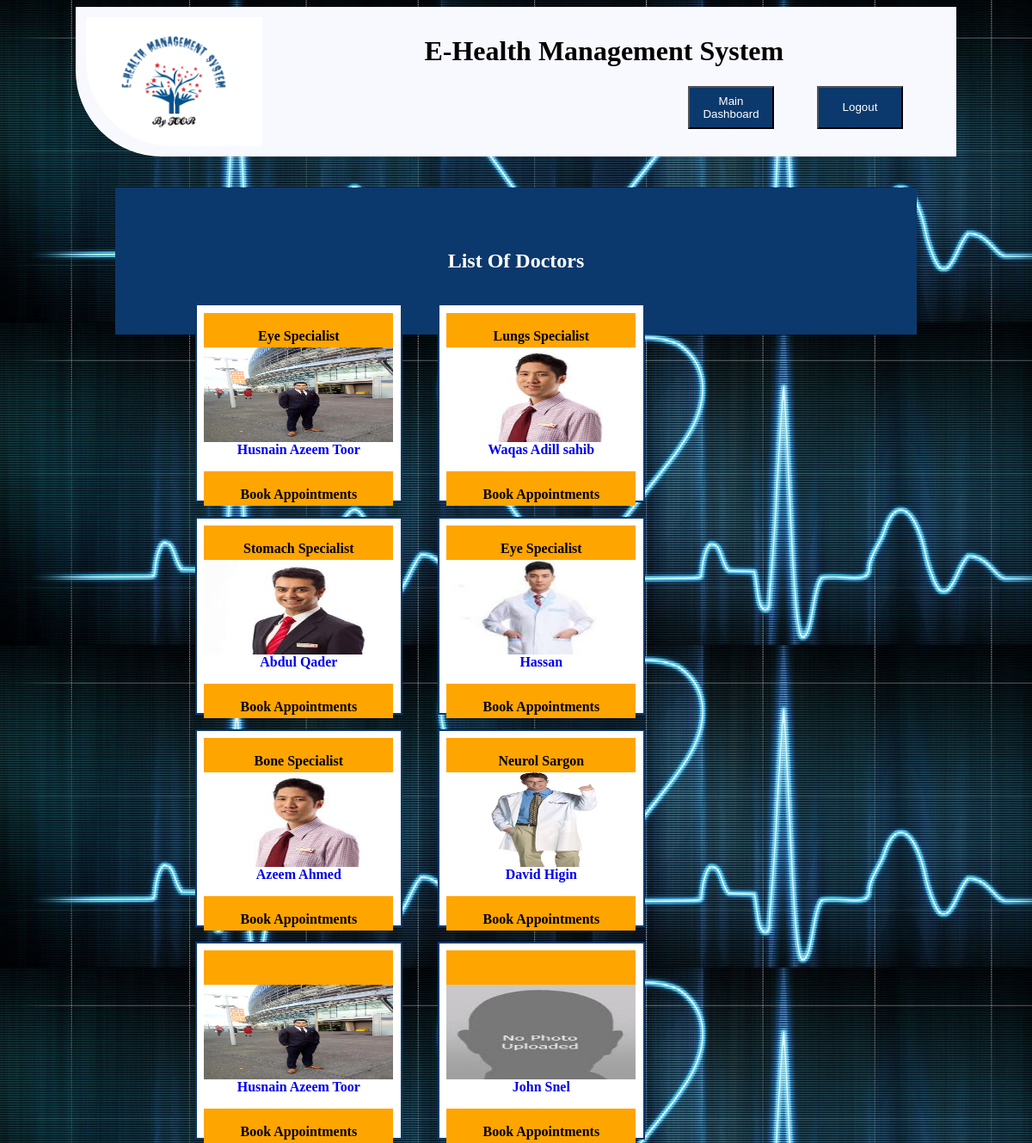
The app's page /doctorlist.php (signed in) with its own data.
### tables this page shows
CREATE TABLE `user` (
  `UserId` int(100) NOT NULL,
  `UserName` varchar(100) NOT NULL,
  `UserGender` varchar(100) NOT NULL,
  `UserEmail` varchar(100) NOT NULL,
  `UserPassword` varchar(100) NOT NULL,
  `UserNumber` int(100) NOT NULL,
  `UserDiscription` varchar(100) NOT NULL,
  `UserAddress` varchar(100) NOT NULL,
  `UserType` varchar(100) NOT NULL,
  `UserImage` varchar(100) NOT NULL,
  `UserStatus` varchar(100) NOT NULL
);

### doctorlist.php (the view, shortened to what this page needs)
<html>
<head>
<link rel="stylesheet" type="text/css" href="index.css">
<link rel="stylesheet" type="text/css" href="dashboard.css">
</head>
    <center><body background="images/background.jpg">
                <header>
                         <div id="header-div1">
                                <img src="images/e-logo.png" id="heaader-logo">
	                            <h1 style="font-family:Brush Script MT;">E-Health Management System</h1>
								<a href="logout.php"><button Style="background-color:#0b396d; width:100px; height:50px; float:right; color:white; margin-right:50px;">Logout</button></a>
							    <a href="Patientdashboard.php"><button Style="background-color:#0b396d; width:100px; height:50px; float:right; color:white; margin-right:50px;">Main Dashboard</button></a>
	                    </div>
                </header><br><br>
<?php
require('DbConnectionNew.php');
 echo'<div id="dashboard-main-div" class="dashboard-main-div" style="background-color:#0b396d; color:white;">	';
		 echo'<h2>List Of Doctors</h2>';
	$sql = "SELECT * FROM `user` WHERE UserType = 'doctor'";
    $result = mysqli_query($conn, $sql);
if (mysqli_num_rows($result) > 0) {
	  while($row = mysqli_fetch_assoc($result)){
	      echo'<a href="bookappointment.php?id='. $row["UserId"].'"><div id="dashboard-divs" style="width:220;height:210; ">
		         <div style="width:220;height:40; background-color:orange; color:black;"><br><b>'. $row["UserDiscription"].'</b></div>
	             <img id="dashboard-img" src="images/'.$row["UserImage"].'" style="width:220;height:110;"><br><br>
                 <p><b>'. $row["UserName"].'</b><br> <div style="width:220;height:40; background-color:orange; color:black;"><br><b>Book Appointments</b></div></p>
	         </div></a>';
	  }
    }
	     echo'</div>';
	?>
            </body>
</html>

### index.css (style rules this page uses)
body { background-color: white ; }
#header-div1 { border: 2px solid white; padding: 10px; border-bottom-left-radius: 100px 100px; height: 150; width: 1000px; background-color: GhostWhite ; }
#heaader-logo { float:left; height:150; border-bottom-left-radius: 100px 100px; }

### dashboard.css (style rules this page uses)
.dashboard-main-div { background-color:white; width:70%; height:auto; border: 2px solid #0b396d; padding:50px; }
#dashboard-divs { background-color:white; width:auto; height:auto; border: 2px solid #0b396d; position:relative; float:left; margin-left:5%; margin-top:2%; padding:1%; }
#dashboard-img { width:160px; height:120px; float:left; }

### records on screen
user: UserDiscription "Eye Specialist", UserImage (picture), UserName "Husnain Azeem Toor"
user: UserDiscription "Lungs Specialist", UserImage (picture), UserName "Waqas Adill sahib"
user: UserDiscription "Stomach Specialist", UserImage (picture), UserName "Abdul Qader"
user: UserDiscription "Eye Specialist", UserImage (picture), UserName "Hassan"
user: UserDiscription "Bone Specialist", UserImage (picture), UserName "Azeem Ahmed"
user: UserDiscription "Neurol Sargon", UserImage (picture), UserName "David Higin"
user: UserImage (picture), UserName "Husnain Azeem Toor"
user: UserImage (picture), UserName "John Snel"
